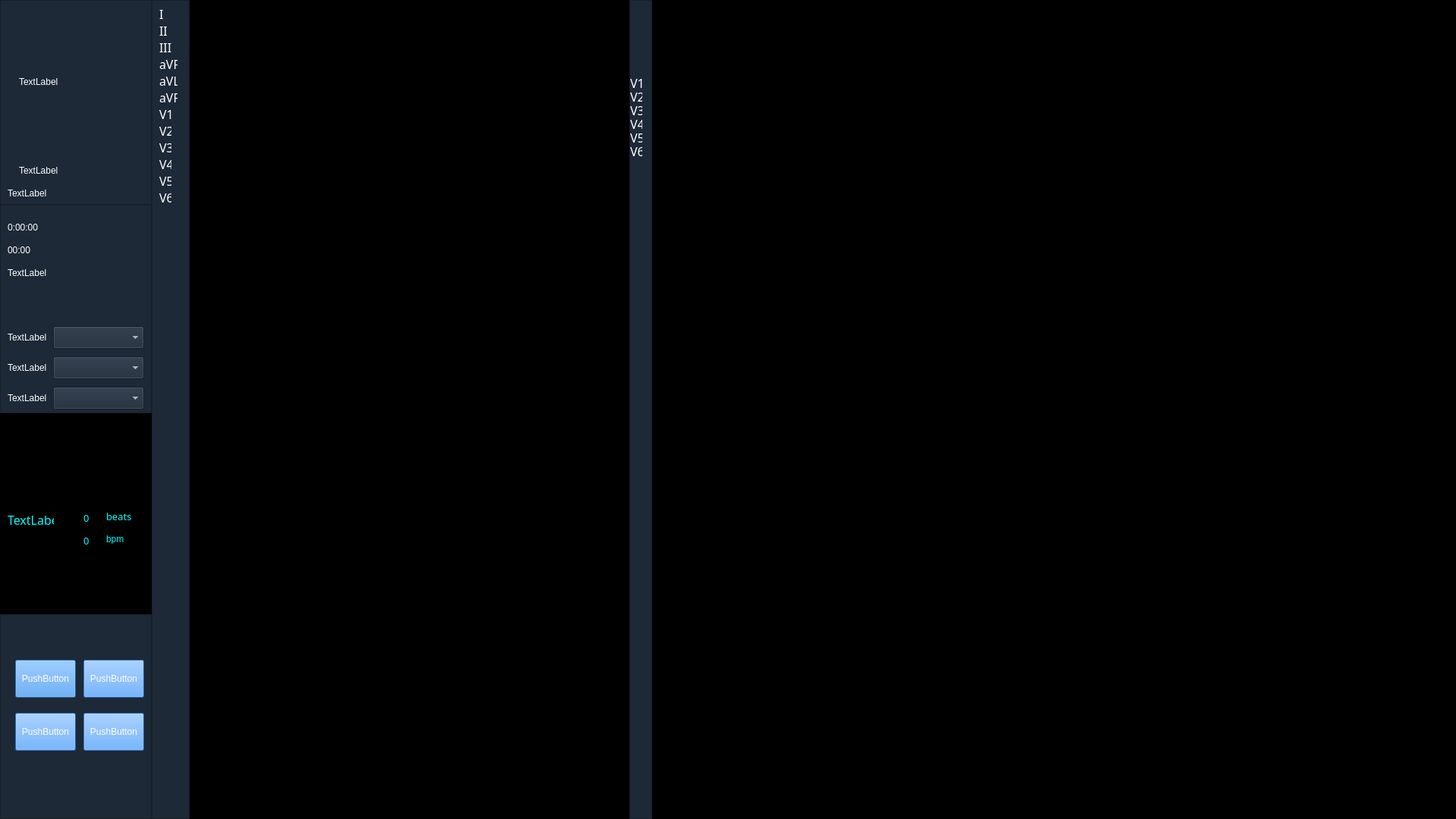
<?xml version="1.0" encoding="UTF-8"?>
<ui version="4.0">
 <class>ecgfrom</class>
 <widget class="QDialog" name="ecgfrom">
  <property name="geometry">
   <rect>
    <x>0</x>
    <y>0</y>
    <width>1920</width>
    <height>1080</height>
   </rect>
  </property>
  <property name="windowTitle">
   <string>Dialog</string>
  </property>
  <property name="styleSheet">
   <string notr="true">QFrame{border:1px solid rgb(255,255,255);}
QLabel{border:0px solid rgb(255,255,255);}
color: rgb(255, 255, 255);</string>
  </property>
  <widget class="QFrame" name="frame_left_top">
   <property name="geometry">
    <rect>
     <x>0</x>
     <y>0</y>
     <width>200</width>
     <height>270</height>
    </rect>
   </property>
   <property name="styleSheet">
    <string notr="true">background-color: rgb(29, 41, 55);
color: rgb(255, 255, 255);</string>
   </property>
   <property name="frameShape">
    <enum>QFrame::StyledPanel</enum>
   </property>
   <property name="frameShadow">
    <enum>QFrame::Raised</enum>
   </property>
   <widget class="QLabel" name="pic_Label">
    <property name="geometry">
     <rect>
      <x>25</x>
      <y>5</y>
      <width>150</width>
      <height>205</height>
     </rect>
    </property>
    <property name="text">
     <string>TextLabel</string>
    </property>
   </widget>
   <widget class="QLabel" name="name_label">
    <property name="geometry">
     <rect>
      <x>25</x>
      <y>210</y>
      <width>150</width>
      <height>30</height>
     </rect>
    </property>
    <property name="text">
     <string>TextLabel</string>
    </property>
   </widget>
   <widget class="QLabel" name="AgeSex_label">
    <property name="geometry">
     <rect>
      <x>10</x>
      <y>245</y>
      <width>180</width>
      <height>20</height>
     </rect>
    </property>
    <property name="text">
     <string>TextLabel</string>
    </property>
   </widget>
  </widget>
  <widget class="QFrame" name="frame_left_mid1">
   <property name="geometry">
    <rect>
     <x>0</x>
     <y>270</y>
     <width>200</width>
     <height>275</height>
    </rect>
   </property>
   <property name="styleSheet">
    <string notr="true">background-color: rgb(29, 41, 55);
color: rgb(255, 255, 255);</string>
   </property>
   <property name="frameShape">
    <enum>QFrame::StyledPanel</enum>
   </property>
   <property name="frameShadow">
    <enum>QFrame::Raised</enum>
   </property>
   <widget class="QLabel" name="curtime_label">
    <property name="geometry">
     <rect>
      <x>10</x>
      <y>20</y>
      <width>180</width>
      <height>20</height>
     </rect>
    </property>
    <property name="text">
     <string>0:00:00</string>
    </property>
   </widget>
   <widget class="QLabel" name="lblRun">
    <property name="geometry">
     <rect>
      <x>10</x>
      <y>50</y>
      <width>180</width>
      <height>20</height>
     </rect>
    </property>
    <property name="text">
     <string>00:00</string>
    </property>
   </widget>
   <widget class="QLabel" name="lblState">
    <property name="geometry">
     <rect>
      <x>10</x>
      <y>80</y>
      <width>180</width>
      <height>20</height>
     </rect>
    </property>
    <property name="text">
     <string>TextLabel</string>
    </property>
   </widget>
   <widget class="QComboBox" name="Show_comboBox">
    <property name="geometry">
     <rect>
      <x>70</x>
      <y>160</y>
      <width>120</width>
      <height>30</height>
     </rect>
    </property>
   </widget>
   <widget class="QLabel" name="Show_label">
    <property name="geometry">
     <rect>
      <x>10</x>
      <y>160</y>
      <width>60</width>
      <height>30</height>
     </rect>
    </property>
    <property name="text">
     <string>TextLabel</string>
    </property>
   </widget>
   <widget class="QLabel" name="Speed_label">
    <property name="geometry">
     <rect>
      <x>10</x>
      <y>200</y>
      <width>60</width>
      <height>30</height>
     </rect>
    </property>
    <property name="text">
     <string>TextLabel</string>
    </property>
   </widget>
   <widget class="QComboBox" name="Speed_comboBox">
    <property name="geometry">
     <rect>
      <x>70</x>
      <y>200</y>
      <width>120</width>
      <height>30</height>
     </rect>
    </property>
   </widget>
   <widget class="QComboBox" name="High_comboBox">
    <property name="geometry">
     <rect>
      <x>70</x>
      <y>240</y>
      <width>120</width>
      <height>30</height>
     </rect>
    </property>
   </widget>
   <widget class="QLabel" name="High_label">
    <property name="geometry">
     <rect>
      <x>10</x>
      <y>240</y>
      <width>60</width>
      <height>30</height>
     </rect>
    </property>
    <property name="text">
     <string>TextLabel</string>
    </property>
   </widget>
  </widget>
  <widget class="QFrame" name="frame_left_mid2">
   <property name="geometry">
    <rect>
     <x>0</x>
     <y>545</y>
     <width>200</width>
     <height>265</height>
    </rect>
   </property>
   <property name="styleSheet">
    <string notr="true">background-color: rgb(0, 0, 0);</string>
   </property>
   <property name="frameShape">
    <enum>QFrame::StyledPanel</enum>
   </property>
   <property name="frameShadow">
    <enum>QFrame::Raised</enum>
   </property>
   <widget class="QLabel" name="img1">
    <property name="geometry">
     <rect>
      <x>3</x>
      <y>200</y>
      <width>4</width>
      <height>60</height>
     </rect>
    </property>
    <property name="styleSheet">
     <string notr="true">background-color: rgb(0, 0, 0);</string>
    </property>
    <property name="text">
     <string/>
    </property>
   </widget>
   <widget class="QLabel" name="img12">
    <property name="geometry">
     <rect>
      <x>113</x>
      <y>200</y>
      <width>4</width>
      <height>60</height>
     </rect>
    </property>
    <property name="styleSheet">
     <string notr="true">background-color: rgb(0, 0, 0);</string>
    </property>
    <property name="text">
     <string/>
    </property>
   </widget>
   <widget class="QLabel" name="img18">
    <property name="geometry">
     <rect>
      <x>173</x>
      <y>200</y>
      <width>4</width>
      <height>60</height>
     </rect>
    </property>
    <property name="styleSheet">
     <string notr="true">background-color: rgb(0, 0, 0);</string>
    </property>
    <property name="text">
     <string/>
    </property>
   </widget>
   <widget class="QLabel" name="img19">
    <property name="geometry">
     <rect>
      <x>183</x>
      <y>200</y>
      <width>4</width>
      <height>60</height>
     </rect>
    </property>
    <property name="styleSheet">
     <string notr="true">background-color: rgb(0, 0, 0);</string>
    </property>
    <property name="text">
     <string/>
    </property>
   </widget>
   <widget class="QLabel" name="img20">
    <property name="geometry">
     <rect>
      <x>193</x>
      <y>200</y>
      <width>4</width>
      <height>61</height>
     </rect>
    </property>
    <property name="styleSheet">
     <string notr="true">background-color: rgb(0, 0, 0);</string>
    </property>
    <property name="text">
     <string/>
    </property>
   </widget>
   <widget class="QLabel" name="img2">
    <property name="geometry">
     <rect>
      <x>13</x>
      <y>200</y>
      <width>4</width>
      <height>60</height>
     </rect>
    </property>
    <property name="styleSheet">
     <string notr="true">background-color: rgb(0, 0, 0);</string>
    </property>
    <property name="text">
     <string/>
    </property>
   </widget>
   <widget class="QLabel" name="img3">
    <property name="geometry">
     <rect>
      <x>23</x>
      <y>200</y>
      <width>4</width>
      <height>60</height>
     </rect>
    </property>
    <property name="styleSheet">
     <string notr="true">background-color: rgb(0, 0, 0);</string>
    </property>
    <property name="text">
     <string/>
    </property>
   </widget>
   <widget class="QLabel" name="img4">
    <property name="geometry">
     <rect>
      <x>33</x>
      <y>200</y>
      <width>4</width>
      <height>60</height>
     </rect>
    </property>
    <property name="styleSheet">
     <string notr="true">background-color: rgb(0, 0, 0);</string>
    </property>
    <property name="text">
     <string/>
    </property>
   </widget>
   <widget class="QLabel" name="img5">
    <property name="geometry">
     <rect>
      <x>43</x>
      <y>200</y>
      <width>4</width>
      <height>60</height>
     </rect>
    </property>
    <property name="styleSheet">
     <string notr="true">background-color: rgb(0, 0, 0);</string>
    </property>
    <property name="text">
     <string/>
    </property>
   </widget>
   <widget class="QLabel" name="img6">
    <property name="geometry">
     <rect>
      <x>53</x>
      <y>200</y>
      <width>4</width>
      <height>60</height>
     </rect>
    </property>
    <property name="styleSheet">
     <string notr="true">background-color: rgb(0, 0, 0);</string>
    </property>
    <property name="text">
     <string/>
    </property>
   </widget>
   <widget class="QLabel" name="img7">
    <property name="geometry">
     <rect>
      <x>63</x>
      <y>200</y>
      <width>4</width>
      <height>60</height>
     </rect>
    </property>
    <property name="styleSheet">
     <string notr="true">background-color: rgb(0, 0, 0);</string>
    </property>
    <property name="text">
     <string/>
    </property>
   </widget>
   <widget class="QLabel" name="img8">
    <property name="geometry">
     <rect>
      <x>73</x>
      <y>200</y>
      <width>4</width>
      <height>60</height>
     </rect>
    </property>
    <property name="styleSheet">
     <string notr="true">background-color: rgb(0, 0, 0);</string>
    </property>
    <property name="text">
     <string/>
    </property>
   </widget>
   <widget class="QLabel" name="img9">
    <property name="geometry">
     <rect>
      <x>83</x>
      <y>200</y>
      <width>4</width>
      <height>60</height>
     </rect>
    </property>
    <property name="styleSheet">
     <string notr="true">background-color: rgb(0, 0, 0);</string>
    </property>
    <property name="text">
     <string/>
    </property>
   </widget>
   <widget class="QLabel" name="img10">
    <property name="geometry">
     <rect>
      <x>93</x>
      <y>200</y>
      <width>4</width>
      <height>60</height>
     </rect>
    </property>
    <property name="styleSheet">
     <string notr="true">background-color: rgb(0, 0, 0);</string>
    </property>
    <property name="text">
     <string/>
    </property>
   </widget>
   <widget class="QLabel" name="img11">
    <property name="geometry">
     <rect>
      <x>103</x>
      <y>200</y>
      <width>4</width>
      <height>60</height>
     </rect>
    </property>
    <property name="styleSheet">
     <string notr="true">background-color: rgb(0, 0, 0);</string>
    </property>
    <property name="text">
     <string/>
    </property>
   </widget>
   <widget class="QLabel" name="img13">
    <property name="geometry">
     <rect>
      <x>123</x>
      <y>200</y>
      <width>4</width>
      <height>60</height>
     </rect>
    </property>
    <property name="styleSheet">
     <string notr="true">background-color: rgb(0, 0, 0);</string>
    </property>
    <property name="text">
     <string/>
    </property>
   </widget>
   <widget class="QLabel" name="img14">
    <property name="geometry">
     <rect>
      <x>133</x>
      <y>200</y>
      <width>4</width>
      <height>60</height>
     </rect>
    </property>
    <property name="styleSheet">
     <string notr="true">background-color: rgb(0, 0, 0);</string>
    </property>
    <property name="text">
     <string/>
    </property>
   </widget>
   <widget class="QLabel" name="img15">
    <property name="geometry">
     <rect>
      <x>143</x>
      <y>200</y>
      <width>4</width>
      <height>60</height>
     </rect>
    </property>
    <property name="styleSheet">
     <string notr="true">background-color: rgb(0, 0, 0);</string>
    </property>
    <property name="text">
     <string/>
    </property>
   </widget>
   <widget class="QLabel" name="img16">
    <property name="geometry">
     <rect>
      <x>153</x>
      <y>200</y>
      <width>4</width>
      <height>60</height>
     </rect>
    </property>
    <property name="styleSheet">
     <string notr="true">background-color: rgb(0, 0, 0);</string>
    </property>
    <property name="text">
     <string/>
    </property>
   </widget>
   <widget class="QLabel" name="img17">
    <property name="geometry">
     <rect>
      <x>163</x>
      <y>200</y>
      <width>4</width>
      <height>60</height>
     </rect>
    </property>
    <property name="styleSheet">
     <string notr="true">background-color: rgb(0, 0, 0);</string>
    </property>
    <property name="text">
     <string/>
    </property>
   </widget>
   <widget class="QLabel" name="lblRate">
    <property name="geometry">
     <rect>
      <x>10</x>
      <y>130</y>
      <width>61</width>
      <height>21</height>
     </rect>
    </property>
    <property name="font">
     <font>
      <family>新宋体</family>
      <pointsize>12</pointsize>
     </font>
    </property>
    <property name="styleSheet">
     <string notr="true">color: rgb(0, 255, 255);</string>
    </property>
    <property name="text">
     <string>TextLabel</string>
    </property>
   </widget>
   <widget class="QLabel" name="lblBeats">
    <property name="geometry">
     <rect>
      <x>110</x>
      <y>130</y>
      <width>21</width>
      <height>16</height>
     </rect>
    </property>
    <property name="font">
     <font>
      <family>新宋体</family>
      <pointsize>10</pointsize>
     </font>
    </property>
    <property name="styleSheet">
     <string notr="true">color: rgb(0, 255, 255);</string>
    </property>
    <property name="text">
     <string>0</string>
    </property>
   </widget>
   <widget class="QLabel" name="lblBpm">
    <property name="geometry">
     <rect>
      <x>110</x>
      <y>160</y>
      <width>21</width>
      <height>16</height>
     </rect>
    </property>
    <property name="font">
     <font>
      <family>新宋体</family>
      <pointsize>10</pointsize>
     </font>
    </property>
    <property name="styleSheet">
     <string notr="true">color: rgb(0, 255, 255);</string>
    </property>
    <property name="text">
     <string>0</string>
    </property>
   </widget>
   <widget class="QLabel" name="label">
    <property name="geometry">
     <rect>
      <x>140</x>
      <y>130</y>
      <width>54</width>
      <height>12</height>
     </rect>
    </property>
    <property name="font">
     <font>
      <family>新宋体</family>
      <pointsize>10</pointsize>
     </font>
    </property>
    <property name="styleSheet">
     <string notr="true">color: rgb(0, 255, 255);</string>
    </property>
    <property name="text">
     <string>beats</string>
    </property>
   </widget>
   <widget class="QLabel" name="label_2">
    <property name="geometry">
     <rect>
      <x>140</x>
      <y>160</y>
      <width>54</width>
      <height>12</height>
     </rect>
    </property>
    <property name="styleSheet">
     <string notr="true">color: rgb(0, 255, 255);</string>
    </property>
    <property name="text">
     <string>bpm</string>
    </property>
   </widget>
   <widget class="QCustomPlot" name="bratewdt" native="true">
    <property name="geometry">
     <rect>
      <x>0</x>
      <y>0</y>
      <width>200</width>
      <height>120</height>
     </rect>
    </property>
   </widget>
  </widget>
  <widget class="QFrame" name="frame_left_btm">
   <property name="geometry">
    <rect>
     <x>0</x>
     <y>810</y>
     <width>200</width>
     <height>270</height>
    </rect>
   </property>
   <property name="styleSheet">
    <string notr="true">background-color: rgb(29, 41, 55);
color: rgb(255, 255, 255);</string>
   </property>
   <property name="frameShape">
    <enum>QFrame::StyledPanel</enum>
   </property>
   <property name="frameShadow">
    <enum>QFrame::Raised</enum>
   </property>
   <widget class="QPushButton" name="bitView">
    <property name="geometry">
     <rect>
      <x>20</x>
      <y>60</y>
      <width>80</width>
      <height>50</height>
     </rect>
    </property>
    <property name="styleSheet">
     <string notr="true">background-color: rgb(60, 148, 255);</string>
    </property>
    <property name="text">
     <string>PushButton</string>
    </property>
   </widget>
   <widget class="QPushButton" name="bitCapture">
    <property name="geometry">
     <rect>
      <x>110</x>
      <y>60</y>
      <width>80</width>
      <height>50</height>
     </rect>
    </property>
    <property name="styleSheet">
     <string notr="true">background-color: rgb(60, 148, 255);</string>
    </property>
    <property name="text">
     <string>PushButton</string>
    </property>
   </widget>
   <widget class="QPushButton" name="bitAna">
    <property name="geometry">
     <rect>
      <x>20</x>
      <y>130</y>
      <width>80</width>
      <height>50</height>
     </rect>
    </property>
    <property name="styleSheet">
     <string notr="true">background-color: rgb(60, 148, 255);</string>
    </property>
    <property name="text">
     <string>PushButton</string>
    </property>
   </widget>
   <widget class="QPushButton" name="Close_pushButton">
    <property name="geometry">
     <rect>
      <x>110</x>
      <y>130</y>
      <width>80</width>
      <height>50</height>
     </rect>
    </property>
    <property name="styleSheet">
     <string notr="true">background-color: rgb(60, 148, 255);</string>
    </property>
    <property name="text">
     <string>PushButton</string>
    </property>
   </widget>
  </widget>
  <widget class="QFrame" name="frame">
   <property name="geometry">
    <rect>
     <x>200</x>
     <y>0</y>
     <width>50</width>
     <height>1080</height>
    </rect>
   </property>
   <property name="font">
    <font>
     <family>宋体</family>
     <pointsize>12</pointsize>
     <weight>50</weight>
     <italic>false</italic>
     <bold>false</bold>
    </font>
   </property>
   <property name="styleSheet">
    <string notr="true">color: rgb(255, 255, 255);
font: 12pt &quot;宋体&quot;;
background-color: rgb(29, 41, 55);</string>
   </property>
   <property name="frameShape">
    <enum>QFrame::StyledPanel</enum>
   </property>
   <property name="frameShadow">
    <enum>QFrame::Raised</enum>
   </property>
   <property name="lineWidth">
    <number>3</number>
   </property>
   <widget class="QLabel" name="lblL1">
    <property name="geometry">
     <rect>
      <x>10</x>
      <y>10</y>
      <width>16</width>
      <height>16</height>
     </rect>
    </property>
    <property name="font">
     <font>
      <family>宋体</family>
      <pointsize>12</pointsize>
      <weight>50</weight>
      <italic>false</italic>
      <bold>false</bold>
     </font>
    </property>
    <property name="text">
     <string>I</string>
    </property>
   </widget>
   <widget class="QLabel" name="lblL2">
    <property name="geometry">
     <rect>
      <x>10</x>
      <y>32</y>
      <width>16</width>
      <height>16</height>
     </rect>
    </property>
    <property name="font">
     <font>
      <family>宋体</family>
      <pointsize>12</pointsize>
      <weight>50</weight>
      <italic>false</italic>
      <bold>false</bold>
     </font>
    </property>
    <property name="text">
     <string>II</string>
    </property>
   </widget>
   <widget class="QLabel" name="lblL3">
    <property name="geometry">
     <rect>
      <x>10</x>
      <y>54</y>
      <width>24</width>
      <height>16</height>
     </rect>
    </property>
    <property name="font">
     <font>
      <family>宋体</family>
      <pointsize>12</pointsize>
      <weight>50</weight>
      <italic>false</italic>
      <bold>false</bold>
     </font>
    </property>
    <property name="text">
     <string>III</string>
    </property>
   </widget>
   <widget class="QLabel" name="lblL4">
    <property name="geometry">
     <rect>
      <x>10</x>
      <y>76</y>
      <width>24</width>
      <height>16</height>
     </rect>
    </property>
    <property name="font">
     <font>
      <family>宋体</family>
      <pointsize>12</pointsize>
      <weight>50</weight>
      <italic>false</italic>
      <bold>false</bold>
     </font>
    </property>
    <property name="text">
     <string>aVR</string>
    </property>
   </widget>
   <widget class="QLabel" name="lblL5">
    <property name="geometry">
     <rect>
      <x>10</x>
      <y>98</y>
      <width>24</width>
      <height>16</height>
     </rect>
    </property>
    <property name="font">
     <font>
      <family>宋体</family>
      <pointsize>12</pointsize>
      <weight>50</weight>
      <italic>false</italic>
      <bold>false</bold>
     </font>
    </property>
    <property name="text">
     <string>aVL</string>
    </property>
   </widget>
   <widget class="QLabel" name="lblL6">
    <property name="geometry">
     <rect>
      <x>10</x>
      <y>120</y>
      <width>24</width>
      <height>16</height>
     </rect>
    </property>
    <property name="font">
     <font>
      <family>宋体</family>
      <pointsize>12</pointsize>
      <weight>50</weight>
      <italic>false</italic>
      <bold>false</bold>
     </font>
    </property>
    <property name="text">
     <string>aVF</string>
    </property>
   </widget>
   <widget class="QLabel" name="lblV1">
    <property name="geometry">
     <rect>
      <x>10</x>
      <y>142</y>
      <width>16</width>
      <height>16</height>
     </rect>
    </property>
    <property name="font">
     <font>
      <family>宋体</family>
      <pointsize>12</pointsize>
      <weight>50</weight>
      <italic>false</italic>
      <bold>false</bold>
     </font>
    </property>
    <property name="text">
     <string>V1</string>
    </property>
   </widget>
   <widget class="QLabel" name="lblV2">
    <property name="geometry">
     <rect>
      <x>10</x>
      <y>164</y>
      <width>16</width>
      <height>16</height>
     </rect>
    </property>
    <property name="font">
     <font>
      <family>宋体</family>
      <pointsize>12</pointsize>
      <weight>50</weight>
      <italic>false</italic>
      <bold>false</bold>
     </font>
    </property>
    <property name="text">
     <string>V2</string>
    </property>
   </widget>
   <widget class="QLabel" name="lblV3">
    <property name="geometry">
     <rect>
      <x>10</x>
      <y>186</y>
      <width>16</width>
      <height>16</height>
     </rect>
    </property>
    <property name="font">
     <font>
      <family>宋体</family>
      <pointsize>12</pointsize>
      <weight>50</weight>
      <italic>false</italic>
      <bold>false</bold>
     </font>
    </property>
    <property name="text">
     <string>V3</string>
    </property>
   </widget>
   <widget class="QLabel" name="lblV4">
    <property name="geometry">
     <rect>
      <x>10</x>
      <y>208</y>
      <width>16</width>
      <height>16</height>
     </rect>
    </property>
    <property name="font">
     <font>
      <family>宋体</family>
      <pointsize>12</pointsize>
      <weight>50</weight>
      <italic>false</italic>
      <bold>false</bold>
     </font>
    </property>
    <property name="text">
     <string>V4</string>
    </property>
   </widget>
   <widget class="QLabel" name="lblV5">
    <property name="geometry">
     <rect>
      <x>10</x>
      <y>230</y>
      <width>16</width>
      <height>16</height>
     </rect>
    </property>
    <property name="font">
     <font>
      <family>宋体</family>
      <pointsize>12</pointsize>
      <weight>50</weight>
      <italic>false</italic>
      <bold>false</bold>
     </font>
    </property>
    <property name="text">
     <string>V5</string>
    </property>
   </widget>
   <widget class="QLabel" name="lblV6">
    <property name="geometry">
     <rect>
      <x>10</x>
      <y>252</y>
      <width>16</width>
      <height>16</height>
     </rect>
    </property>
    <property name="font">
     <font>
      <family>宋体</family>
      <pointsize>12</pointsize>
      <weight>50</weight>
      <italic>false</italic>
      <bold>false</bold>
     </font>
    </property>
    <property name="text">
     <string>V6</string>
    </property>
   </widget>
  </widget>
  <widget class="QCustomPlot" name="right_widget" native="true">
   <property name="geometry">
    <rect>
     <x>250</x>
     <y>0</y>
     <width>1670</width>
     <height>1080</height>
    </rect>
   </property>
   <property name="styleSheet">
    <string notr="true">background-color: rgb(0, 0, 0);</string>
   </property>
   <widget class="QFrame" name="panV">
    <property name="geometry">
     <rect>
      <x>580</x>
      <y>0</y>
      <width>30</width>
      <height>1080</height>
     </rect>
    </property>
    <property name="minimumSize">
     <size>
      <width>30</width>
      <height>1080</height>
     </size>
    </property>
    <property name="maximumSize">
     <size>
      <width>30</width>
      <height>1080</height>
     </size>
    </property>
    <property name="font">
     <font>
      <family>宋体</family>
      <pointsize>12</pointsize>
     </font>
    </property>
    <property name="styleSheet">
     <string notr="true">color: rgb(255, 255, 255);
font: 12pt &quot;宋体&quot;;
background-color: rgb(29, 41, 55)
</string>
    </property>
    <property name="frameShape">
     <enum>QFrame::StyledPanel</enum>
    </property>
    <property name="frameShadow">
     <enum>QFrame::Raised</enum>
    </property>
    <property name="midLineWidth">
     <number>0</number>
    </property>
    <widget class="QLabel" name="lblVV1">
     <property name="geometry">
      <rect>
       <x>1</x>
       <y>101</y>
       <width>16</width>
       <height>16</height>
      </rect>
     </property>
     <property name="font">
      <font>
       <family>宋体</family>
       <pointsize>12</pointsize>
       <weight>50</weight>
       <italic>false</italic>
       <bold>false</bold>
      </font>
     </property>
     <property name="text">
      <string>V1</string>
     </property>
    </widget>
    <widget class="QLabel" name="lblVV2">
     <property name="geometry">
      <rect>
       <x>1</x>
       <y>119</y>
       <width>16</width>
       <height>16</height>
      </rect>
     </property>
     <property name="font">
      <font>
       <family>宋体</family>
       <pointsize>12</pointsize>
       <weight>50</weight>
       <italic>false</italic>
       <bold>false</bold>
      </font>
     </property>
     <property name="text">
      <string>V2</string>
     </property>
    </widget>
    <widget class="QLabel" name="lblVV3">
     <property name="geometry">
      <rect>
       <x>1</x>
       <y>137</y>
       <width>16</width>
       <height>16</height>
      </rect>
     </property>
     <property name="font">
      <font>
       <family>宋体</family>
       <pointsize>12</pointsize>
       <weight>50</weight>
       <italic>false</italic>
       <bold>false</bold>
      </font>
     </property>
     <property name="text">
      <string>V3</string>
     </property>
    </widget>
    <widget class="QLabel" name="lblVV4">
     <property name="geometry">
      <rect>
       <x>1</x>
       <y>155</y>
       <width>16</width>
       <height>16</height>
      </rect>
     </property>
     <property name="font">
      <font>
       <family>宋体</family>
       <pointsize>12</pointsize>
       <weight>50</weight>
       <italic>false</italic>
       <bold>false</bold>
      </font>
     </property>
     <property name="text">
      <string>V4</string>
     </property>
    </widget>
    <widget class="QLabel" name="lblVV5">
     <property name="geometry">
      <rect>
       <x>1</x>
       <y>173</y>
       <width>16</width>
       <height>16</height>
      </rect>
     </property>
     <property name="font">
      <font>
       <family>宋体</family>
       <pointsize>12</pointsize>
       <weight>50</weight>
       <italic>false</italic>
       <bold>false</bold>
      </font>
     </property>
     <property name="text">
      <string>V5</string>
     </property>
    </widget>
    <widget class="QLabel" name="lblVV6">
     <property name="geometry">
      <rect>
       <x>1</x>
       <y>191</y>
       <width>16</width>
       <height>16</height>
      </rect>
     </property>
     <property name="font">
      <font>
       <family>宋体</family>
       <pointsize>12</pointsize>
       <weight>50</weight>
       <italic>false</italic>
       <bold>false</bold>
      </font>
     </property>
     <property name="text">
      <string>V6</string>
     </property>
    </widget>
   </widget>
  </widget>
 </widget>
 <customwidgets>
  <customwidget>
   <class>QCustomPlot</class>
   <extends>QWidget</extends>
   <header location="global">qcustomplot.h</header>
   <container>1</container>
  </customwidget>
 </customwidgets>
 <resources/>
 <connections>
  <connection>
   <sender>Close_pushButton</sender>
   <signal>clicked()</signal>
   <receiver>ecgfrom</receiver>
   <slot>close()</slot>
   <hints>
    <hint type="sourcelabel">
     <x>114</x>
     <y>989</y>
    </hint>
    <hint type="destinationlabel">
     <x>-15</x>
     <y>1012</y>
    </hint>
   </hints>
  </connection>
 </connections>
</ui>
